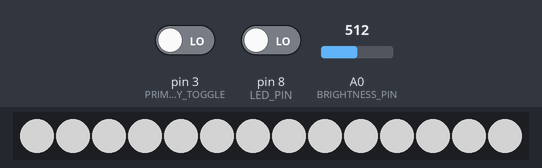
Simulated run of this sketch. Board: Arduino Uno, built with avr-gcc and run on an emulated ATmega328P. On the bench: 14 RGB LEDs in strip order, left to right. Inputs (shaded band) come from the test bench; at power-on: pin 3 (PRIMARY_TOGGLE) LOW, pin 8 (LED_PIN) LOW, A0 (BRIGHTNESS_PIN) = 512. Dim RGB values are drawn brighter than linear.

Above: at 1.2 s.
1.3 s: pin 3 (PRIMARY_TOGGLE) driven HIGH
At 1.48 s:
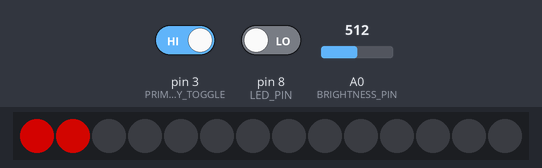
At 3.0 s:
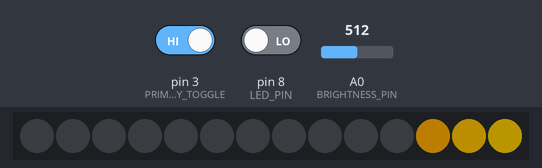
Timing chart, 0 to 4.5 s (numbered marks = the images above; inputs shaded):
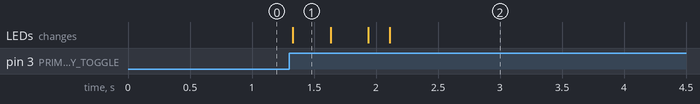

The sketch:

room_lights_v1.ino
```cpp
#include <FastLED.h>

/* -------- CONFIGURATION SETTINGS -------- */
// LEDs
#define LED_PIN         8
#define NUM_LEDS        14
#define LED_TYPE        WS2812
void colorPan();

// buttons
#define PRIMARY_TOGGLE    3
#define SECONDARY_TOGGLE  2
#define MAX_OPTIONS       2
#define TOGGLE_BUFFER     200 // must be this many ms between button presses to register

// brightness
void adjustBrightness();
#define BRIGHTNESS      50  // 0-255 value indicating scaled brightness, used for constant brightness
#define BRIGHTNESS_PIN  A0  // analog input pin
#define BRIGHTNESS_POT  true  // if using a potentiometer to adjust brightness

// colorchain()
void colorchain(int chainlength);
#define DELAYTIME       20
#define INC             3 // must be a divisor of 255 (factors of 255: 1,3,5,15,17,51,85,255)

// audio react
#define MIC_PIN         0

/* -------- GLOBALS -------- */
CRGB leds[NUM_LEDS];

// Interrupts
volatile int primaryOption = 0;
volatile int secondaryOption = 0;
volatile int lastPToggle = 0; // time of last primary toggle
bool interrupted = false;

// color panning
byte rval = 255;
byte gval = 0;
byte bval = 0;
byte colorState = 0; // 0 for falling red/rising green, 1 for falling green/rising blue, 2 for falling blue/rising red

void setup() {
  //Serial.begin(9600);
  Serial.println("Hello World!\n");

  // LED setup
  FastLED.addLeds<LED_TYPE, LED_PIN, GRB>(leds, NUM_LEDS);

  // brightness setup
  if (!BRIGHTNESS_POT){ // if not using a potentiometer to control brightness, set constant value
    LEDS.setBrightness(BRIGHTNESS); // must be applied BEFORE setting LED colors
  }

  // button setup
  pinMode(PRIMARY_TOGGLE,INPUT);
  attachInterrupt(digitalPinToInterrupt(PRIMARY_TOGGLE),primaryToggle,RISING);

  // audio react setup
  pinMode(MIC_PIN,INPUT);
}

void loop() {
  setAll(0,0,0);
  if (primaryOption == 0) setAll(255,255,255);
  else if (primaryOption == 1) colorchain(floor(NUM_LEDS / 4));
  else if (primaryOption == 2) standardAudioReact();
}

/* MAIN DISPLAY FUNCTIONS
 *  void colorchain(int chainlength, int cycles)
 *    code reuse from hackathon project, creates snaking effect
 *    pass in integer value for 'cycles', otherwise it will run continuously
*/

void standardAudioReact(){
  Serial.println("Audio react initiated.");
  while(true){
    //Serial.println(String(analogRead(MIC_PIN)));
    if (interrupted){
      interrupted = false;
      return;
    }
  }
}

void colorchain(int chainlength){
  while(true){
    for (int i = 0; i < NUM_LEDS; i++){
      for (int j = 0; j < chainlength; j++){
        // iterates through chain
        if (interrupted){
          interrupted = false;
          return;
        }
        colorPan(); // update colors
        int r = rval;
        int g = gval; // without creating these buffer variables, the globals get corrupted somehow
        int b = bval;
        if (i+j > NUM_LEDS){
          // wrapping
          leds[(i+j)-NUM_LEDS] = CRGB(r,g,b);
        }
        else{
          leds[i+j] = CRGB(r,g,b);
        }
        FastLED.show();
        delay(DELAYTIME);
        adjustBrightness();
      }
      if (i == 0){
        leds[NUM_LEDS - 1] = CRGB::Black;
      }
      else{
        leds[i-1] = CRGB::Black;
      }
      FastLED.show();
    }
  }
}

/* AUXILIARY FUNCTIONS
 *  setAll(int r, int g, int b)
 *    sets all LEDs to the same color
*/

void setAll(int r, int g, int b){
  // sets all LEDs to a certain color
  for (int i = 0; i < NUM_LEDS; i++){
    leds[i] = CRGB(r,g,b);
  }
  adjustBrightness();
  FastLED.show();
}

void adjustBrightness(){
  if (BRIGHTNESS_POT){ // if using a potentiometer to adjust brightness
    int bIn = 1023 - analogRead(BRIGHTNESS_PIN); // read in; swap value so that turning down the knob turns down the brightness
    LEDS.setBrightness(map(bIn, 0, 1023, 0, 255)); // maps from analog 0-1023 to 0-255 value usable by function
  }
}

void colorPan(){
  // direction state
  if (rval == 0 && colorState == 0){
    colorState = 1;
    gval = 255;
  }
  else if (gval == 0 && colorState == 1){
    colorState = 2;
    bval = 255;
  }
  else if (bval == 0 && colorState == 2){
    colorState = 0;
    rval = 255;
  }

  // increment/decrement colors
  if (colorState == 0){
    gval = gval + INC;
    rval = rval - INC;
    bval = 0;
  }
  else if (colorState == 1){
    gval = gval - INC;
    bval = bval + INC;
    rval = 0;
  }
  else if (colorState == 2){
    bval = bval - INC;
    rval = rval + INC;
    gval = 0;
  }
}

void primaryToggle(){
  noInterrupts(); // block interrupts momentarily

  if (millis() - lastPToggle > TOGGLE_BUFFER){
    if(primaryOption == MAX_OPTIONS) primaryOption = 0;
    else primaryOption++;

    lastPToggle = millis(); // set to the current time
    interrupted = true; // in order to exit current function
  }

  Serial.print("PRIMARY TOGGLE: Switched to option ");
  Serial.print(primaryOption);
  Serial.print(" at " + String(millis()) + " ms.\n");

  interrupts(); // unblock interrupts
}
```

Measured:
- after the input at 1.3 s, the LEDs: change at once (image 1)
